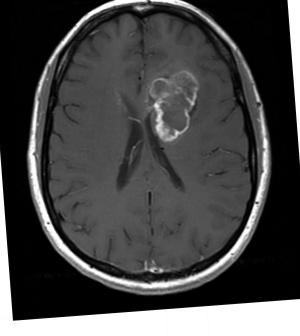
#> input picture augmented data/yes/aug_Y101_0_3804.jpg, 300 x 336 px, found by its file name; its folder holds 4 pictures in this run
$ jupyter execute --allow-errors 'Brain Tumor Detection.ipynb'   (shell and % lines are left out)
#> lines starting #> are read from the running program, lines starting #| are printed output that depends on the picture; after the words box and inside, x2 and y2 are one past the last pixel; in counts of white or black regions, pixels touching at a corner belong together
# Brain Tumor Detection Using a Convolutional Neural Network

## Import Necessary Modules

[cell 1]
import tensorflow as tf
from tensorflow.keras.layers import Conv2D, Input, ZeroPadding2D, BatchNormalization, Activation, MaxPooling2D, Flatten, Dense
from tensorflow.keras.models import Model, load_model
from tensorflow.keras.callbacks import TensorBoard, ModelCheckpoint
from sklearn.model_selection import train_test_split
from sklearn.metrics import f1_score
from sklearn.utils import shuffle
import cv2
import imutils
import numpy as np
import matplotlib.pyplot as plt
import time
from os import listdir

## Data Preparation & Preprocessing

[cell 2]
def crop_brain_contour(image, plot=False):

    #import imutils
    #import cv2
    #from matplotlib import pyplot as plt

    # Convert the image to grayscale, and blur it slightly
    gray = cv2.cvtColor(image, cv2.COLOR_BGR2GRAY)
    gray = cv2.GaussianBlur(gray, (5, 5), 0)

    # Threshold the image, then perform a series of erosions +
    # dilations to remove any small regions of noise
    thresh = cv2.threshold(gray, 45, 255, cv2.THRESH_BINARY)[1]
    thresh = cv2.erode(thresh, None, iterations=2)
    thresh = cv2.dilate(thresh, None, iterations=2)

    # Find contours in thresholded image, then grab the largest one
    cnts = cv2.findContours(thresh.copy(), cv2.RETR_EXTERNAL, cv2.CHAIN_APPROX_SIMPLE)
    cnts = imutils.grab_contours(cnts)
    c = max(cnts, key=cv2.contourArea)


    # Find the extreme points
    extLeft = tuple(c[c[:, :, 0].argmin()][0])
    extRight = tuple(c[c[:, :, 0].argmax()][0])
    extTop = tuple(c[c[:, :, 1].argmin()][0])
    extBot = tuple(c[c[:, :, 1].argmax()][0])

    # crop new image out of the original image using the four extreme points (left, right, top, bottom)
    new_image = image[extTop[1]:extBot[1], extLeft[0]:extRight[0]]

    if plot:
        plt.figure()

        plt.subplot(1, 2, 1)
        plt.imshow(image)

        plt.tick_params(axis='both', which='both',
                        top=False, bottom=False, left=False, right=False,
                        labelbottom=False, labeltop=False, labelleft=False, labelright=False)

        plt.title('Original Image')

        plt.subplot(1, 2, 2)
        plt.imshow(new_image)

        plt.tick_params(axis='both', which='both',
                        top=False, bottom=False, left=False, right=False,
                        labelbottom=False, labeltop=False, labelleft=False, labelright=False)

        plt.title('Cropped Image')

        plt.show()

    return new_image

[cell 3]
ex_img = cv2.imread('yes/Y1.jpg')
#> (the rest of this cell did not finish here and is left out)

### Load up the data:

[cell 4]
def load_data(dir_list, image_size):
    """
    Read images, resize and normalize them.
    Arguments:
        dir_list: list of strings representing file directories.
    Returns:
        X: A numpy array with shape = (#_examples, image_width, image_height, #_channels)
        y: A numpy array with shape = (#_examples, 1)
    """
#> called with image_size = (240, 240)

    # load all images in a directory
    X = []
    y = []
    image_width, image_height = image_size

    for directory in dir_list:
        for filename in listdir(directory):
            # load the image
            image = cv2.imread(directory + '/' + filename)
#> image is the input picture: shape (336, 300, 3); min 0, max 255, mean 71.1
            # crop the brain and ignore the unnecessary rest part of the image
            image = crop_brain_contour(image, plot=False)
#> call 2 of crop_brain_contour, with plot = False
#> in crop_brain_contour (call 2), `gray = cv2.GaussianBlur(gray, (5, 5), 0)`:
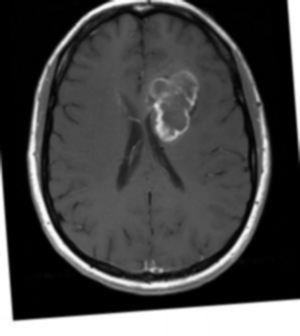
#> gray: shape (336, 300); min 0, max 255, mean 71.1
#> in crop_brain_contour (call 2), `thresh = cv2.threshold(gray, 45, 255, cv2.THRESH_BINARY)[1]`:
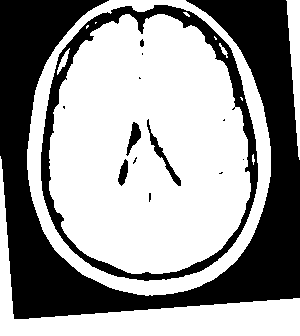
#> thresh: shape (336, 300); 60.8% white; 14 black regions (8 under 20 px), largest, box (x1, y1, x2, y2) and area: (0, 0, 300, 319) 32083, (41, 5, 258, 281) 6616, (147, 119, 181, 186) 341, (126, 122, 141, 156) 224, (118, 159, 128, 186) 163, (140, 39, 144, 47) 25
#> in crop_brain_contour (call 2), `thresh = cv2.erode(thresh, None, iterations=2)`:
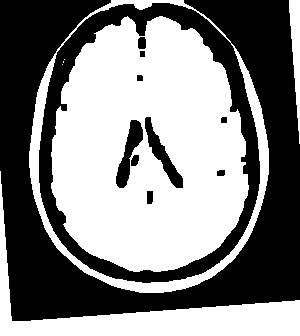
#> thresh: shape (336, 300); 52.1% white; 10 black regions, largest, box (x1, y1, x2, y2) and area: (0, 0, 300, 321) 46355, (145, 117, 183, 188) 766, (116, 120, 143, 188) 760
#> in crop_brain_contour (call 2), `thresh = cv2.dilate(thresh, None, iterations=2)`:
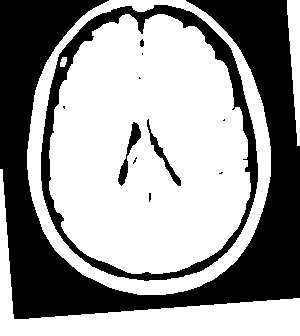
#> thresh: shape (336, 300); 60.5% white; 12 black regions (7 under 20 px)
#> in crop_brain_contour (call 2), `cnts = cv2.findContours(thresh.copy(), cv2.RETR_EXTERNAL, cv2.CHAIN_AP..`: cnts = 3 contours; box (x1, y1, x2, y2) and area: (27, 0, 271, 295) 57834, (0, 169, 300, 336) 8786, (287, 0, 300, 146) 1024
#> in crop_brain_contour (call 2), `c = max(cnts, key=cv2.contourArea)`: c = contour of 352 points, box (x1, y1, x2, y2) (27, 0, 271, 295), area 57834
#> in crop_brain_contour (call 2), `extLeft = tuple(c[c[:, :, 0].argmin()][0])`: extLeft = (27, 149)
#> in crop_brain_contour (call 2), `extRight = tuple(c[c[:, :, 0].argmax()][0])`: extRight = (270, 176)
#> in crop_brain_contour (call 2), `extTop = tuple(c[c[:, :, 1].argmin()][0])`: extTop = (109, 0)
#> in crop_brain_contour (call 2), `extBot = tuple(c[c[:, :, 1].argmax()][0])`: extBot = (137, 294)
#> in crop_brain_contour (call 2), `new_image = image[extTop[1]:extBot[1], extLeft[0]:extRight[0]]`:
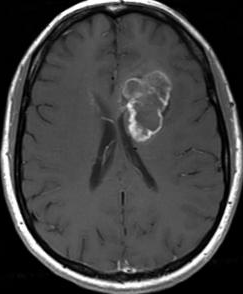
#> new_image: shape (294, 243, 3); min 0, max 255, mean 65
            # resize image
            image = cv2.resize(image, dsize=(image_width, image_height), interpolation=cv2.INTER_CUBIC)
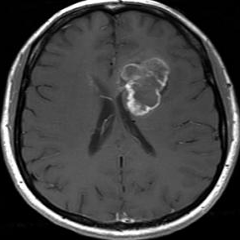
#> image: shape (240, 240, 3); min 0, max 255, mean 65
            # normalize values
            image = image / 255.
            # convert image to numpy array and append it to X
            X.append(image)
            # append a value of 1 to the target array if the image
            # is in the folder named 'yes', otherwise append 0.
            if directory[-3:] == 'yes':
                y.append([1])
            else:
                y.append([0])

    X = np.array(X)
    y = np.array(y)

    # Shuffle the data
    X, y = shuffle(X, y)

    print(f'Number of examples is: {len(X)}')
    print(f'X shape is: {X.shape}')
    print(f'y shape is: {y.shape}')

    return X, y

[cell 5]
augmented_path = 'augmented_data/'

# augmented data (yes and no) contains both the original and the new generated examples
augmented_yes = augmented_path + 'yes'
augmented_no = augmented_path + 'no'

IMG_WIDTH, IMG_HEIGHT = (240, 240)

#> (the rest of this cell did not finish here and is left out)

### Plot sample images:

[cell 6]
# [33 lines left out: function plot_sample_images, not called in this run]

#> (a cell that did not finish here is left out)

[cell 8]
# [20 lines left out: function split_data, not called in this run]

#> (a cell that did not finish here is left out)

#> (a cell that did not finish here is left out)

Some helper functions:

[cell 11]
# Nicely formatted time string
# [5 lines left out: function hms_string, not called in this run]

[cell 12]
# [7 lines left out: function compute_f1_score, not called in this run]

# Build the model

Let's build a convolutional neural network model:

[cell 13]
def build_model(input_shape):
    """
    Arugments:
        input_shape: A tuple representing the shape of the input of the model. shape=(image_width, image_height, #_channels)
    Returns:
        model: A Model object.
    """
    # Define the input placeholder as a tensor with shape input_shape.
    X_input = Input(input_shape) # shape=(?, 240, 240, 3)

    # Zero-Padding: pads the border of X_input with zeroes
    X = ZeroPadding2D((2, 2))(X_input) # shape=(?, 244, 244, 3)

    # CONV -> BN -> RELU Block applied to X
    X = Conv2D(32, (7, 7), strides = (1, 1), name = 'conv0')(X)
    X = BatchNormalization(axis = 3, name = 'bn0')(X)
    X = Activation('relu')(X) # shape=(?, 238, 238, 32)

    # MAXPOOL
    X = MaxPooling2D((4, 4), name='max_pool0')(X) # shape=(?, 59, 59, 32)

    # MAXPOOL
    X = MaxPooling2D((4, 4), name='max_pool1')(X) # shape=(?, 14, 14, 32)

    # FLATTEN X
    X = Flatten()(X) # shape=(?, 6272)
    # FULLYCONNECTED
    X = Dense(1, activation='sigmoid', name='fc')(X) # shape=(?, 1)

    # Create model. This creates your Keras model instance, you'll use this instance to train/test the model.
    model = Model(inputs = X_input, outputs = X, name='BrainDetectionModel')

    return model

Define the image shape:

[cell 14]
IMG_SHAPE = (IMG_WIDTH, IMG_HEIGHT, 3)
#> IMG_SHAPE = (240, 240, 3)

#> (a cell that did not finish here is left out)
